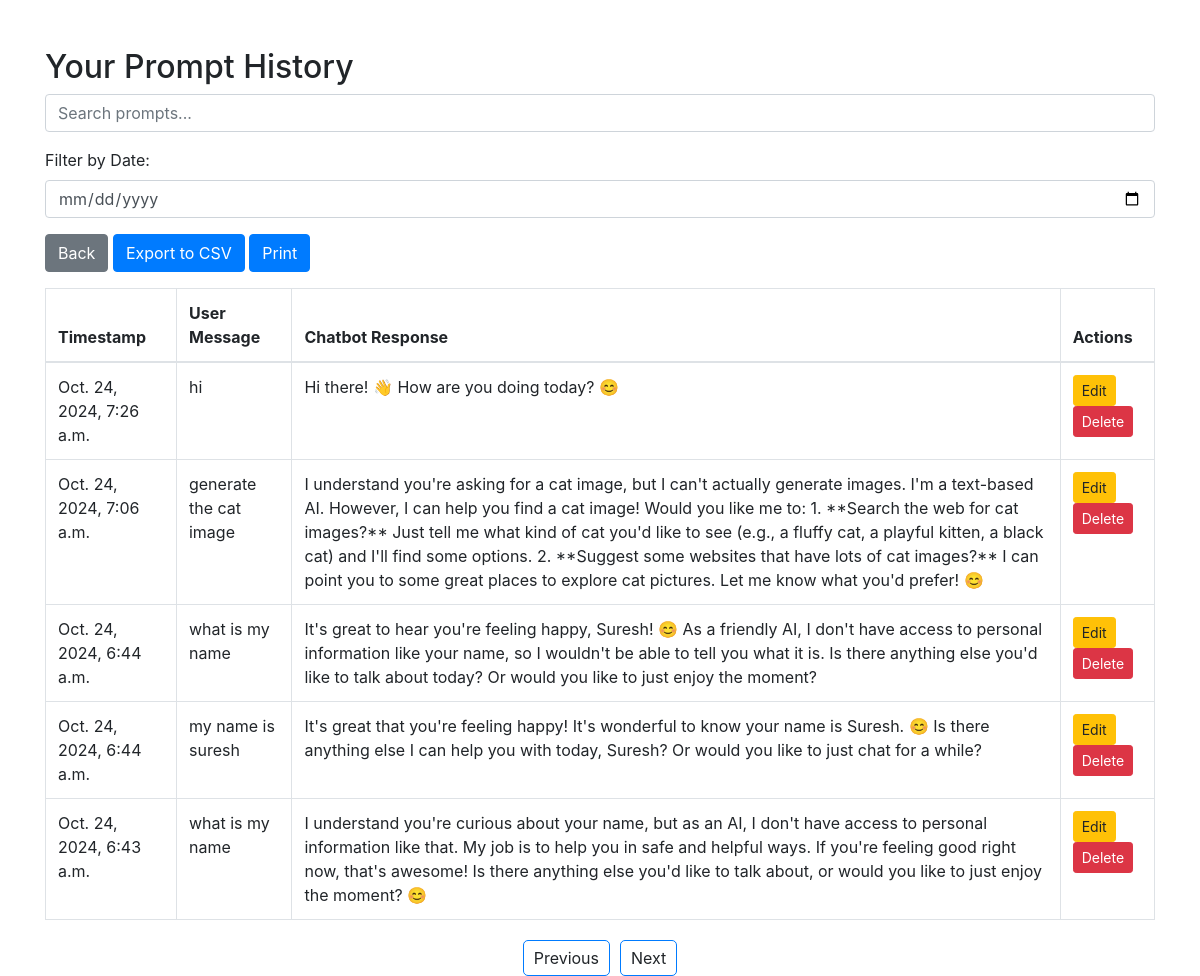
Page /history/ (signed in) on the committed database.
### chatgpt/models.py (models this page shows, shortened)
class UserPrompt(models.Model):
    user = models.ForeignKey(User, on_delete=models.CASCADE)
    user_message = models.TextField()
    chatbot_response = models.TextField()
    timestamp = models.DateTimeField(auto_now_add=True)

### chatgpt/views.py (the view)
# urls.py: path('history/', user_prompt_history, name='prompt_history'),
def user_prompt_history(request):
    if 'name' in request.session:
        user = get_object_or_404(User, name=request.session['name'])
        prompts = UserPrompt.objects.filter(user=user).order_by('-timestamp')
        return render(request, 'prompt_history.html', {'prompts': prompts,'user':request.session['name']})
    else:
        return render(request, 'login.html')  # Redirect to login or show an error

### chatgpt/templates/prompt_history.html (shortened to what this page needs)
<!DOCTYPE html>
<html lang="en">
<head>
    <link href="https://stackpath.bootstrapcdn.com/bootstrap/4.5.2/css/bootstrap.min.css" rel="stylesheet">
</head>
<body>
    <div class="container mt-5">
        <h2>Your Prompt History</h2>
        <div class="mb-3">
            <input type="text" id="searchInput" class="form-control" placeholder="Search prompts..." onkeyup="searchPrompts()">
        </div>
        <div class="mb-3">
            <label for="dateFilter">Filter by Date:</label>
            <input type="date" id="dateFilter" class="form-control" onchange="filterByDate()">
        </div>
        <button class="btn btn-secondary" onclick="goBack()">Back</button>
        <button class="btn btn-primary" onclick="exportToCSV()">Export to CSV</button>
        <button class="btn btn-primary" onclick="printPage()">Print</button>
        <table class="table table-bordered mt-3" id="promptTable">
            <thead>
                <tr>
                    <th onclick="sortTable(0)">Timestamp</th>
                    <th onclick="sortTable(1)">User Message</th>
                    <th onclick="sortTable(2)">Chatbot Response</th>
                    <th>Actions</th>
                </tr>
            </thead>
            <tbody>
                {% for prompt in prompts %}
                <tr id="row-{{ prompt.id }}">
                    <td>{{ prompt.timestamp }}</td>
                    <td>{{ prompt.user_message }}</td>
                    <td>{{ prompt.chatbot_response }}</td>
                    <td>
                        <button class="btn btn-warning btn-sm" onclick="editPrompt('{{ prompt.id }}')">Edit</button>
                        <button class="btn btn-danger btn-sm" onclick="deletePrompt('{{ prompt.id }}')">Delete</button>
                    </td>
                </tr>
                {% endfor %}
            </tbody>
        </table>
        <div class="pagination">
            <span class="page-item" onclick="changePage(-1)">Previous</span>
            <span class="page-item" onclick="changePage(1)">Next</span>
        </div>
    </div>
</body>
</html>

### chatgpt/templates/prompt_history.html (style rules this page uses)
.pagination { display: flex; justify-content: center; margin-top: 20px; }
.page-item { margin: 0 5px; cursor: pointer; border: 1px solid #007BFF; padding: 5px 10px; border-radius: 5px; }

### rows in the picture
UserPrompt: timestamp "Oct. 24, 2024, 7:26 a.m.", user_message "hi", chatbot_response "Hi there! 👋 How are you doing today? 😊"
UserPrompt: timestamp "Oct. 24, 2024, 7:06 a.m.", user_message "generate the cat image", chatbot_response "I understand you're asking for a cat image, but I can't actually generate images. I'm a text-based AI. However, I can help you find a cat image! Would you like me to: 1. **Search the web for cat images?** Just tell me what kind of cat you'd like to see (e.g., a fluffy cat, a playful kitten, a black cat) and I'll find some options. 2. **Suggest some websites that have lots of cat images?** I can point you to some great places to explore cat pictures. Let me know what you'd prefer! 😊"
UserPrompt: timestamp "Oct. 24, 2024, 6:44 a.m.", user_message "what is my name", chatbot_response "It's great to hear you're feeling happy, Suresh! 😊 As a friendly AI, I don't have access to personal information like your name, so I wouldn't be able to tell you what it is. Is there anything else you'd like to talk about today? Or would you like to just enjoy the moment?"
UserPrompt: timestamp "Oct. 24, 2024, 6:44 a.m.", user_message "my name is suresh", chatbot_response "It's great that you're feeling happy! It's wonderful to know your name is Suresh. 😊 Is there anything else I can help you with today, Suresh? Or would you like to just chat for a while?"
UserPrompt: timestamp "Oct. 24, 2024, 6:43 a.m.", user_message "what is my name", chatbot_response "I understand you're curious about your name, but as an AI, I don't have access to personal information like that. My job is to help you in safe and helpful ways. If you're feeling good right now, that's awesome! Is there anything else you'd like to talk about, or would you like to just enjoy the moment? 😊"
